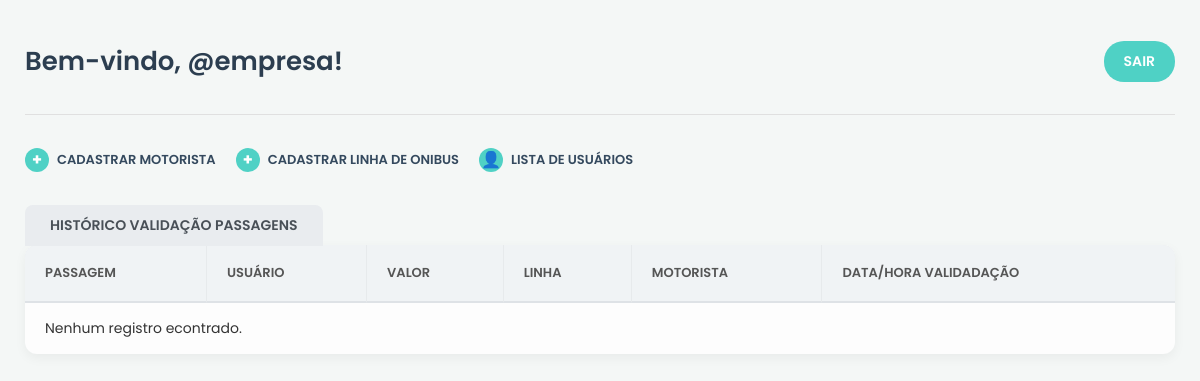
The app's page /empresa/dashboard/, older data.
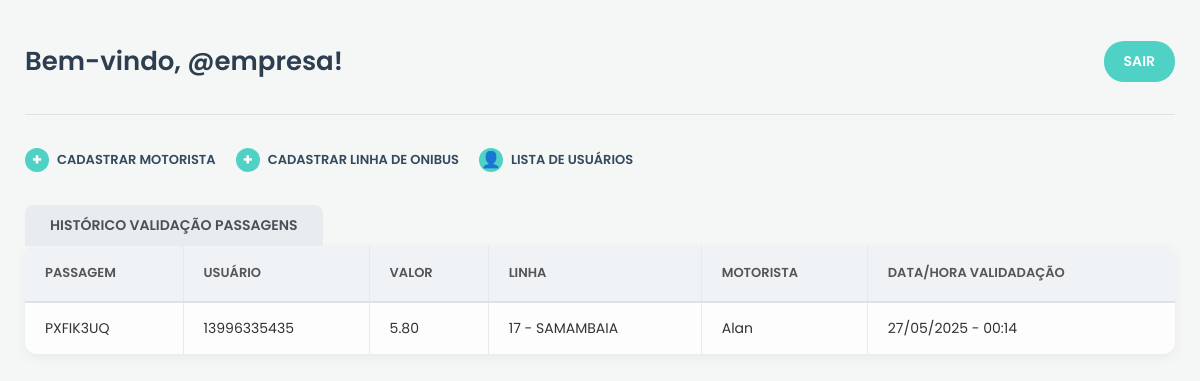
The same page, newer data.
### app_empresa/models.py (models this page shows, shortened)
class Historico(models.Model):
   id = models.AutoField(primary_key=True)
   usuario = models.ForeignKey(Usuario, on_delete=models.CASCADE)
   funcionario = models.ForeignKey(Funcionario, on_delete=models.CASCADE)
   passagem = models.ForeignKey(Passagem, on_delete=models.CASCADE)
   linha = models.ForeignKey(Linha, on_delete=models.CASCADE)
   datahora= models.DateTimeField(auto_now_add=True)

class Passagem(models.Model):
  idPassagem = models.CharField(max_length=20)
  usuario = models.ForeignKey(Usuario, on_delete=models.CASCADE, related_name='passagens')
  valor = models.DecimalField(max_digits=8, decimal_places=2)
  dataCriacao = models.DateTimeField(auto_now_add=True)
  usosDisponiveis = models.PositiveIntegerField(default=1)

class Linha(models.Model):
  idLinha = models.IntegerField(primary_key=True)
  nomeLinha = models.CharField(max_length=100)

class Funcionario(models.Model):
  idFuncionario = models.AutoField(primary_key=True)
  codigo = models.CharField(max_length=10, unique=True, blank= True,editable=False)
  senha = models.CharField(max_length=128)
  nome = models.CharField(max_length=100)
  funcao = models.CharField(max_length=50)
  email = models.EmailField()
  cpf = models.BigIntegerField(unique=True)

### app_empresa/views.py (the view)
# urls.py: path('dashboard/', views.dashboard, name='dashboard'),
def dashboard(request):
    historicos = Historico.objects.select_related('usuario','funcionario','passagem','linha').all().order_by('-datahora')
    context = {
        'historicos':historicos,
        'previous_url': '/',
        'add_motorista': '/empresa/add_motorista/',
        'add_linha': '/empresa/add_linha/',
        'lista_motorista': '/empresa/lista_motorista/'
    }
    return render(request, 'dashboard.html',context)

### app_empresa/templates/dashboard.html (shortened to what this page needs)
{% load static %}
<!DOCTYPE html>
<html lang="pt-BR">
<head>
    <link rel="stylesheet" href="{% static 'style-dashboard.css' %}">
</head>
<body>
    <div class="dashboard-container">
        <header class="dashboard-header">
            <h1 class="greeting">Bem-vindo, @empresa!</h1>
            <a href="{{ previous_url }}" class="btn btn-logout">SAIR</a> </header>
        <nav class="dashboard-actions">
            <a href="{{ add_motorista }}" class="btn btn-action"> <span class="icon">+</span>
                Cadastrar Motorista
            </a>
            <a href="{{ add_linha }}" class="btn btn-action"> <span class="icon">+</span>
                Cadastrar Linha de Onibus
            </a>
            <a href="{{ lista_motorista }}" class="btn btn-action"> <span class="icon">👤</span> Lista de Usuários
            </a>
        </nav>
        <main class="dashboard-main">
            <div class="tab-title">HISTÓRICO VALIDAÇÃO PASSAGENS</div>
            <div class="table-wrapper">
                <table>
                    <thead>
                        <tr>
                            <th>Passagem</th>
                            <th>Usuário</th>
                            <th>Valor</th>
                            <th>Linha</th>
                            <th>Motorista</th>
                            <th>Data/Hora Validadação</th>
                        </tr>
                    </thead>
                    <tbody>
                        {% for item in historicos %}
                            <tr>
                                <td> {{ item.passagem.idPassagem }} </td>
                                <td>{{ item.passagem.usuario_id }}</td>
                                <td>{{ item.passagem.valor }}</td>
                                <td>{{ item.linha.idLinha }} - {{ item.linha.nomeLinha}} </td>
                                <td>{{ item.funcionario.nome }}</td>
                                <td>{{ item.datahora|date:"d/m/Y - H:i"}}</td>
                            </tr>
                        {% empty %}
                            <tr>
                                <td colspan="6">Nenhum registro econtrado.</td>
                            </tr>
                        {% endfor %}
                    </tbody>
                </table>
            </div>
        </main>
    </div>
</body>
</html>

Row changes from the older to the newer data that the page shows:
added Historico: passagem.idPassagem "PXFIK3UQ", passagem.usuario_id "13996335435", passagem.valor "5.80", linha.idLinha "17", linha.nomeLinha "SAMAMBAIA", funcionario.nome "Alan", datahora "27/05/2025 - 00:14"
Text that changed along with them:
text no longer shown: "Nenhum registro econtrado."
